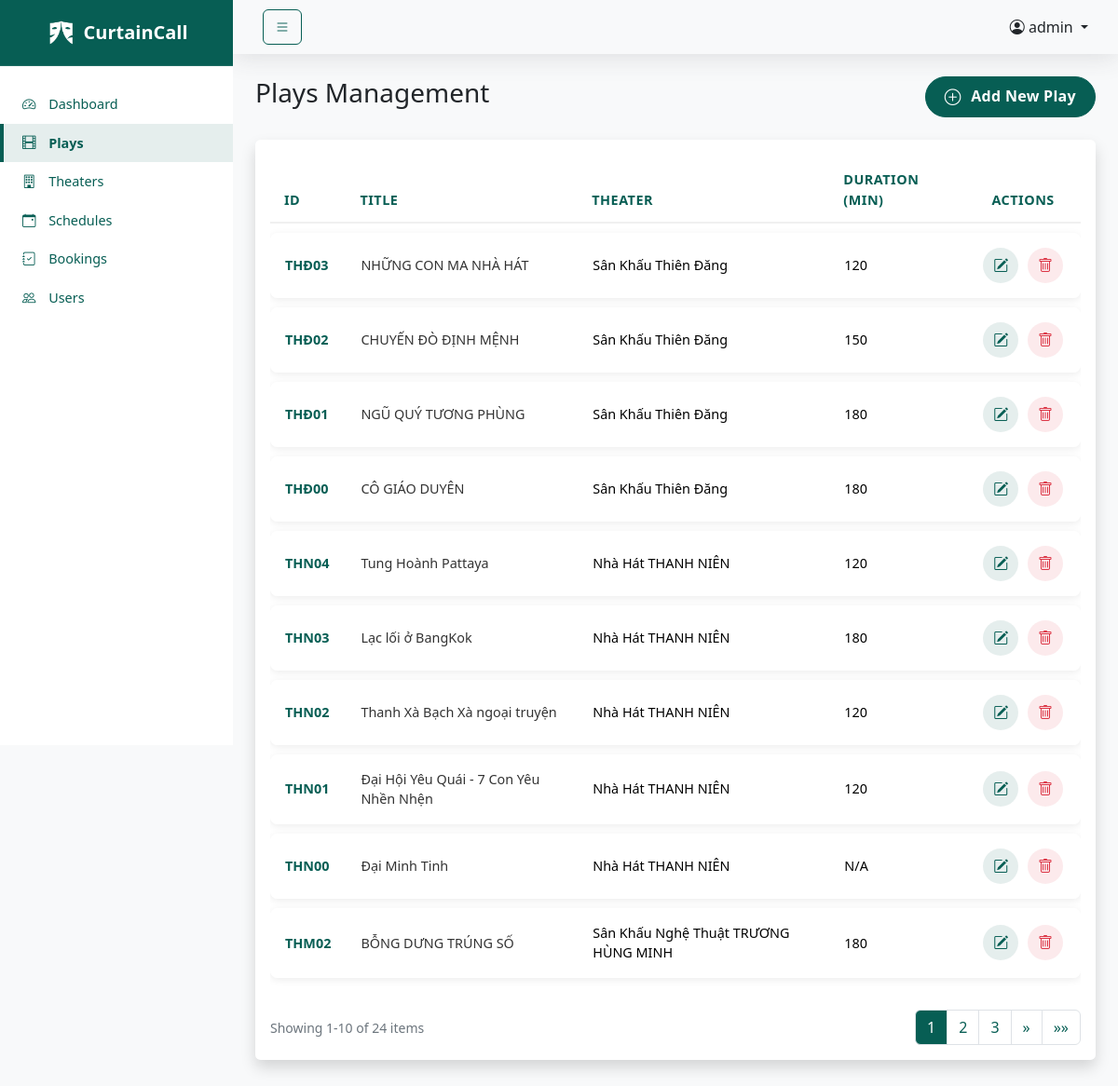
Page /index.php?route=admin/plays (signed in) on the committed database.
### tables this page shows
CREATE TABLE `plays` (
  `play_id` varchar(5) NOT NULL,
  `title` varchar(255) NOT NULL,
  `description` text NOT NULL,
  `image` varchar(255) NOT NULL,
  `theater_id` varchar(3) NOT NULL,
  `views` int(11) DEFAULT 0
);

CREATE TABLE `theaters` (
  `theater_id` varchar(3) NOT NULL,
  `name` varchar(255) NOT NULL,
  `location` varchar(255) NOT NULL
);

### controllers/AdminController.php (called while the page is built, shortened)
<?php
class AdminController {
    private $playModel;
    public function __construct($conn) {
        require_once 'models/Play.php';
        $this->playModel = new Play($conn);
    }
    public function plays() {
        $page = isset($_GET['page']) ? max(1, intval($_GET['page'])) : 1;
        $per_page = 10;
        $result = $this->playModel->getAllPlays($page, $per_page);
        $plays = $result['plays'];
        include 'views/admin/layouts/header.php';
        include 'views/admin/plays/plays.php';
        include 'views/admin/layouts/footer.php';
    }
}

### models/Play.php (called while the page is built, shortened)
<?php
class Play
{
    private $conn;
    public function __construct($conn)
    {
        $this->conn = $conn;
    }
    public function getAllPlays($page = 1, $per_page = 10) {
        try {
            $offset = ($page - 1) * $per_page;
            $countStmt = $this->conn->prepare("SELECT COUNT(*) as total FROM plays");
            $countStmt->execute();
            $total = $countStmt->get_result()->fetch_assoc()['total'];
            $stmt = $this->conn->prepare("
                SELECT p.play_id, p.title, p.description, p.image,
                       p.theater_id, p.views,
                       t.name as theater_name,
                       TIMEDIFF(s.end_time, s.start_time) as duration
                FROM plays p
                LEFT JOIN theaters t ON p.theater_id = t.theater_id
                LEFT JOIN schedules s ON p.play_id = s.play_id
                GROUP BY p.play_id
                ORDER BY p.play_id DESC
                LIMIT ? OFFSET ?
            ");
            $stmt->bind_param("ii", $per_page, $offset);
            $stmt->execute();
            $result = $stmt->get_result();
            $plays = [];
            while ($row = $result->fetch_assoc()) {
                $duration = 'N/A';
                if ($row['duration']) {
                    $time_parts = explode(':', $row['duration']);
                    if (count($time_parts) === 3) {
                        $hours = (int)$time_parts[0];
                        $minutes = (int)$time_parts[1];
                        $duration = ($hours * 60) + $minutes;
                    }
                }
                $plays[] = [
                    'play_id' => $row['play_id'],
                    'title' => $row['title'],
                    'theater_id' => $row['theater_id'],
                    'theater_name' => $row['theater_name'],
                    'duration' => $duration,
                    'image' => $row['image'],
                    'description' => $row['description'],
                    'views' => $row['views']
                ];
            }
            return [
                'plays' => $plays,
                'pagination' => [
                    'total' => $total,
                    'per_page' => $per_page,
                    'current_page' => $page,
                    'last_page' => ceil($total / $per_page)
                ]
            ];
        } catch (Exception $e) {
            error_log("Error in getAllPlays: " . $e->getMessage());
            return [
                'plays' => [],
                'pagination' => [
                    'total' => 0,
                    'per_page' => $per_page,
                    'current_page' => 1,
                    'last_page' => 1
                ]
            ];
        }
    }
}

### views/admin/plays/plays.php (the view, shortened to what this page needs)
<div class="d-flex justify-content-between align-items-center mb-4 fade-in">
    <h1 class="h3">Plays Management</h1>
    <a href="<?= BASE_URL ?>index.php?route=admin/createPlay" class="btn btn-primary btn-add">
        <i class="bi bi-plus-circle"></i> <span>Add New Play</span>
    </a>
</div>
<div class="card shadow mb-4 fade-in" style="animation-delay: 0.1s;">
    <div class="card-body">
        <div class="table-responsive">
            <table class="table table-modern" id="playsTable">
                <thead>
                    <tr>
                        <th>ID</th>
                        <th>Title</th>
                        <th>Theater</th>
                        <th>Duration (min)</th>
                        <th class="text-center">Actions</th>
                    </tr>
                </thead>
                <tbody>
                    <?php if (empty($plays)): ?>
                        <tr>
                            <td colspan="5" class="text-center empty-table">
                                <i class="bi bi-exclamation-circle"></i>
                                <p>No plays found</p>
                            </td>
                        </tr>
                    <?php else: ?>
                        <?php foreach ($plays as $index => $play): ?>
                        <tr style="animation-delay: <?= 0.1 + ($index * 0.05) ?>s;" class="fade-in">
                            <td class="play-id"><?= htmlspecialchars($play['play_id'] ?? 'N/A') ?></td>
                            <td class="play-title"><?= htmlspecialchars($play['title'] ?? 'No Title') ?></td>
                            <td><?= htmlspecialchars($play['theater_name'] ?? 'Unknown Theater') ?></td>
                            <td><?= htmlspecialchars($play['duration'] ?? 'N/A') ?></td>
                            <td class="text-center action-buttons">
                                <a href="<?= BASE_URL ?>index.php?route=admin/editPlay&id=<?= $play['play_id'] ?>"
                                   class="btn btn-icon btn-edit"
                                   data-bs-toggle="tooltip"
                                   data-bs-placement="top"
                                   title="Edit Play">
                                    <i class="bi bi-pencil-square"></i>
                                </a>
                                <button type="button"
                                        class="btn btn-icon btn-delete"
                                        data-bs-toggle="modal"
                                        data-bs-target="#deleteModal"
                                        data-play-id="<?= $play['play_id'] ?>"
                                        data-play-title="<?= htmlspecialchars($play['title'] ?? 'Play') ?>"
                                        data-bs-toggle="tooltip"
                                        data-bs-placement="top"
                                        title="Delete Play">
                                    <i class="bi bi-trash"></i>
                                </button>
                            </td>
                        </tr>
                        <?php endforeach; ?>
                    <?php endif; ?>
                </tbody>
            </table>
            <?php
            include 'views/admin/pagination.php';
            ?>
        </div>
    </div>
</div>

### public/css/admin.css (style rules this page uses)
:root { --primary-color: #075E54; --secondary-color: #6c757d; --success-color: #198754; --danger-color: #dc3545; --sidebar-width: 250px; --sidebar-collapsed-width: 100px; --header-height: 60px; --footer-height: 40px; --accent-color: #AFE3CE; }
body { font-family: 'Segoe UI', Tahoma, Geneva, Verdana, sans-serif; background-color: #f8f9fa; }
.card { margin-bottom: 24px; border: none; box-shadow: 0 0.15rem 1.75rem 0 rgba(58, 59, 69, 0.15); border-radius: 0.35rem; }
.table { font-size: 0.9rem; color: #212529; }
.btn-primary { background-color: #075E54; border-color: #075E54; }

### public/css/admin-allplays.css (style rules this page uses)
#playsTable tbody tr { transition: transform 0.2s ease-in-out, box-shadow 0.2s ease-in-out, background-color 0.2s ease; }
.btn-primary { transition: all 0.3s ease; position: relative; overflow: visible; }
.btn-primary::after { content: none; }
.card { transition: all 0.3s ease; }
.fade-in { animation: fadeIn 0.8s ease-in-out; }
#playsTable thead th { position: relative; padding-bottom: 12px; color: #075E54; transition: none; }
#playsTable thead th::after { content: none; }
.btn-primary i { transition: transform 0.3s ease; display: inline-block; }
.card.shadow { transition: box-shadow 0.3s ease, transform 0.3s ease; }
.table-modern { border-collapse: separate; border-spacing: 0 10px; margin-top: -10px; }
.table-modern thead th { border: none; color: #075E54; font-weight: 600; padding: 16px 15px; font-size: 0.9rem; text-transform: uppercase; letter-spacing: 0.5px; background-color: transparent; font-family: 'Poppins', 'Segoe UI', sans-serif; border-bottom: 2px solid #f0f0f0; transition: none; }
.table-modern thead th::after, #playsTable thead th::after { display: none; }
.table-modern tbody tr { box-shadow: 0 2px 8px rgba(0,0,0,0.08); border-radius: 8px; background-color: white; margin-bottom: 10px; transition: background-color 0.2s ease; }
.table-modern tbody td { border: none; padding: 16px; vertical-align: middle; }
.table-modern tbody tr td:first-child { border-top-left-radius: 8px; border-bottom-left-radius: 8px; }
.table-modern tbody tr td:last-child { border-top-right-radius: 8px; border-bottom-right-radius: 8px; }
.table-modern tbody tr, #playsTable tbody tr { animation-delay: 0s !important; }
.table-modern .play-id, #playsTable .play-id { font-family: 'Poppins', 'Segoe UI', sans-serif; font-weight: 600; color: #075E54; font-size: 0.9rem; }
.table-modern .play-title { font-family: 'Poppins', 'Segoe UI', sans-serif; font-weight: 500; color: #333; }
.table-modern thead tr, #playsTable thead tr { animation: none; transition: none; box-shadow: none; }
.action-buttons { white-space: nowrap; }
.btn-icon { width: 38px; height: 38px; padding: 0; display: inline-flex; align-items: center; justify-content: center; border-radius: 50%; margin: 0 3px; border: none; transition: background-color 0.2s ease; }
.btn-icon i { font-size: 1rem; }
.btn-edit { background-color: rgba(7, 94, 84, 0.1); color: #075E54; }
.btn-delete { background-color: rgba(220, 53, 69, 0.1); color: #dc3545; }
.btn-add { border-radius: 50px; padding: 8px 20px; font-weight: 600; letter-spacing: 0.3px; background-color: #075E54; color: white; transition: background-color 0.2s ease; }
.btn-add i { margin-right: 6px; font-size: 1.1rem; vertical-align: -2px; }
.fade-in { animation: simpleFadeIn 0.4s ease-in-out; }

### rows in the picture
plays: play_id "THĐ03", title "NHỮNG CON MA NHÀ HÁT", theater.name "Sân Khấu Thiên Đăng", duration "120"
plays: play_id "THĐ02", title "CHUYẾN ĐÒ ĐỊNH MỆNH", theater.name "Sân Khấu Thiên Đăng", duration "150"
plays: play_id "THĐ01", title "NGŨ QUÝ TƯƠNG PHÙNG", theater.name "Sân Khấu Thiên Đăng", duration "180"
plays: play_id "THĐ00", title "CÔ GIÁO DUYÊN", theater.name "Sân Khấu Thiên Đăng", duration "180"
plays: play_id "THN04", title "Tung Hoành Pattaya", theater.name "Nhà Hát THANH NIÊN", duration "120"
plays: play_id "THN03", title "Lạc lối ở BangKok", theater.name "Nhà Hát THANH NIÊN", duration "180"
plays: play_id "THN02", title "Thanh Xà Bạch Xà ngoại truyện", theater.name "Nhà Hát THANH NIÊN", duration "120"
plays: play_id "THN01", title "Đại Hội Yêu Quái - 7 Con Yêu Nhền Nhện", theater.name "Nhà Hát THANH NIÊN", duration "120"
plays: play_id "THN00", title "Đại Minh Tinh", theater.name "Nhà Hát THANH NIÊN", duration "N/A"
plays: play_id "THM02", title "BỖNG DƯNG TRÚNG SỐ", theater.name "Sân Khấu Nghệ Thuật TRƯƠNG HÙNG MINH", duration "180"

### other values in the picture
$_SESSION['admin']['username'] "admin"
$pagination['total'] "24"
